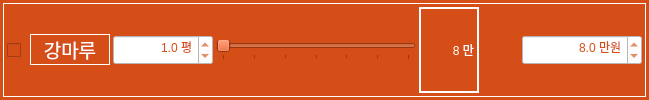
                 <widget class="QFrame" name="frame_115">
                  <property name="minimumSize">
                   <size>
                    <width>0</width>
                    <height>30</height>
                   </size>
                  </property>
                  <property name="maximumSize">
                   <size>
                    <width>16777215</width>
                    <height>16777215</height>
                   </size>
                  </property>
                  <property name="font">
                   <font>
                    <family>나눔고딕 ExtraBold</family>
                    <pointsize>9</pointsize>
                    <weight>9</weight>
                    <italic>false</italic>
                    <bold>false</bold>
                   </font>
                  </property>
                  <property name="styleSheet">
                   <string notr="true">background-color: rgb(213, 77, 23);
font: 75 9pt &quot;나눔고딕 ExtraBold&quot;;</string>
                  </property>
                  <layout class="QHBoxLayout" name="horizontalLayout_262">
                   <property name="leftMargin">
                    <number>3</number>
                   </property>
                   <property name="topMargin">
                    <number>3</number>
                   </property>
                   <property name="rightMargin">
                    <number>3</number>
                   </property>
                   <property name="bottomMargin">
                    <number>3</number>
                   </property>
                   <item>
                    <widget class="QFrame" name="horizontalFrame_15">
                     <property name="styleSheet">
                      <string notr="true">color: rgb(255, 255, 255);</string>
                     </property>
                     <property name="frameShape">
                      <enum>QFrame::Box</enum>
                     </property>
                     <layout class="QHBoxLayout" name="horizontalLayout_89">
                      <property name="spacing">
                       <number>3</number>
                      </property>
                      <property name="leftMargin">
                       <number>3</number>
                      </property>
                      <property name="topMargin">
                       <number>3</number>
                      </property>
                      <property name="rightMargin">
                       <number>3</number>
                      </property>
                      <property name="bottomMargin">
                       <number>3</number>
                      </property>
                      <item>
                       <widget class="QCheckBox" name="checkBox_floor_wood">
                        <property name="enabled">
                         <bool>true</bool>
                        </property>
                        <property name="minimumSize">
                         <size>
                          <width>20</width>
                          <height>30</height>
                         </size>
                        </property>
                        <property name="maximumSize">
                         <size>
                          <width>16777215</width>
                          <height>16777215</height>
                         </size>
                        </property>
                        <property name="styleSheet">
                         <string notr="true">color: rgb(255, 255, 255);</string>
                        </property>
                        <property name="text">
                         <string/>
                        </property>
                        <property name="checked">
                         <bool>false</bool>
                        </property>
                        <property name="tristate">
                         <bool>false</bool>
                        </property>
                       </widget>
                      </item>
                      <item>
                       <widget class="QLabel" name="label_27">
                        <property name="sizePolicy">
                         <sizepolicy hsizetype="Preferred" vsizetype="Fixed">
                          <horstretch>0</horstretch>
                          <verstretch>0</verstretch>
                         </sizepolicy>
                        </property>
                        <property name="minimumSize">
                         <size>
                          <width>80</width>
                          <height>30</height>
                         </size>
                        </property>
                        <property name="maximumSize">
                         <size>
                          <width>80</width>
                          <height>16777215</height>
                         </size>
                        </property>
                        <property name="font">
                         <font>
                          <family>구름 산스 500</family>
                          <pointsize>14</pointsize>
                          <weight>50</weight>
                          <italic>false</italic>
                          <bold>false</bold>
                         </font>
                        </property>
                        <property name="styleSheet">
                         <string notr="true">background-color: rgb(213, 77, 23);
color: rgb(255, 255, 255);
font: 14pt &quot;구름 산스 500&quot;;</string>
                        </property>
                        <property name="frameShape">
                         <enum>QFrame::Box</enum>
                        </property>
                        <property name="text">
                         <string>강마루</string>
                        </property>
                        <property name="alignment">
                         <set>Qt::AlignCenter</set>
                        </property>
                       </widget>
                      </item>
                      <item>
                       <widget class="QDoubleSpinBox" name="doubleSpinBox_floor_area_wood">
                        <property name="minimumSize">
                         <size>
                          <width>100</width>
                          <height>30</height>
                         </size>
                        </property>
                        <property name="styleSheet">
                         <string notr="true">background-color: rgb(255, 255, 255);
color: rgb(213, 77, 23);
font: 12pt &quot;구름 산스 500&quot;;</string>
                        </property>
                        <property name="alignment">
                         <set>Qt::AlignRight|Qt::AlignTrailing|Qt::AlignVCenter</set>
                        </property>
                        <property name="prefix">
                         <string/>
                        </property>
                        <property name="suffix">
                         <string> 평</string>
                        </property>
                        <property name="decimals">
                         <number>1</number>
                        </property>
                        <property name="minimum">
                         <double>0.100000000000000</double>
                        </property>
                        <property name="maximum">
                         <double>100.000000000000000</double>
                        </property>
                        <property name="singleStep">
                         <double>0.200000000000000</double>
                        </property>
                        <property name="value">
                         <double>1.000000000000000</double>
                        </property>
                       </widget>
                      </item>
                      <item>
                       <widget class="QSlider" name="horizontalSlider_floor_wood">
                        <property name="minimumSize">
                         <size>
                          <width>200</width>
                          <height>0</height>
                         </size>
                        </property>
                        <property name="maximumSize">
                         <size>
                          <width>200</width>
                          <height>16777215</height>
                         </size>
                        </property>
                        <property name="minimum">
                         <number>80</number>
                        </property>
                        <property name="maximum">
                         <number>110</number>
                        </property>
                        <property name="singleStep">
                         <number>1</number>
                        </property>
                        <property name="pageStep">
                         <number>1</number>
                        </property>
                        <property name="value">
                         <number>80</number>
                        </property>
                        <property name="orientation">
                         <enum>Qt::Horizontal</enum>
                        </property>
                        <property name="invertedAppearance">
                         <bool>false</bool>
                        </property>
                        <property name="invertedControls">
                         <bool>false</bool>
                        </property>
                        <property name="tickPosition">
                         <enum>QSlider::TicksBelow</enum>
                        </property>
                        <property name="tickInterval">
                         <number>5</number>
                        </property>
                       </widget>
                      </item>
                      <item>
                       <widget class="QLabel" name="label_floor_wood">
                        <property name="minimumSize">
                         <size>
                          <width>60</width>
                          <height>0</height>
                         </size>
                        </property>
                        <property name="styleSheet">
                         <string notr="true">font: 12pt &quot;구름 산스 500&quot;;</string>
                        </property>
                        <property name="frameShape">
                         <enum>QFrame::WinPanel</enum>
                        </property>
                        <property name="text">
                         <string>8 만</string>
                        </property>
                        <property name="alignment">
                         <set>Qt::AlignRight|Qt::AlignTrailing|Qt::AlignVCenter</set>
                        </property>
                       </widget>
                      </item>
                      <item>
                       <spacer name="horizontalSpacer_24">
                        <property name="orientation">
                         <enum>Qt::Horizontal</enum>
                        </property>
                        <property name="sizeType">
                         <enum>QSizePolicy::Expanding</enum>
                        </property>
                        <property name="sizeHint" stdset="0">
                         <size>
                          <width>40</width>
                          <height>20</height>
                         </size>
                        </property>
                       </spacer>
                      </item>
                      <item>
                       <widget class="QDoubleSpinBox" name="doubleSpinBox_floor_cost_wood">
                        <property name="minimumSize">
                         <size>
                          <width>120</width>
                          <height>30</height>
                         </size>
                        </property>
                        <property name="styleSheet">
                         <string notr="true">background-color: rgb(255, 255, 255);
color: rgb(213, 77, 23);
font: 12pt &quot;구름 산스 500&quot;;</string>
                        </property>
                        <property name="alignment">
                         <set>Qt::AlignRight|Qt::AlignTrailing|Qt::AlignVCenter</set>
                        </property>
                        <property name="prefix">
                         <string/>
                        </property>
                        <property name="suffix">
                         <string> 만원</string>
                        </property>
                        <property name="decimals">
                         <number>1</number>
                        </property>
                        <property name="minimum">
                         <double>1.000000000000000</double>
                        </property>
                        <property name="maximum">
                         <double>1500.000000000000000</double>
                        </property>
                        <property name="singleStep">
                         <double>10.000000000000000</double>
                        </property>
                        <property name="value">
                         <double>8.000000000000000</double>
                        </property>
                       </widget>
                      </item>
                     </layout>
                    </widget>
                   </item>
                  </layout>
                 </widget>
